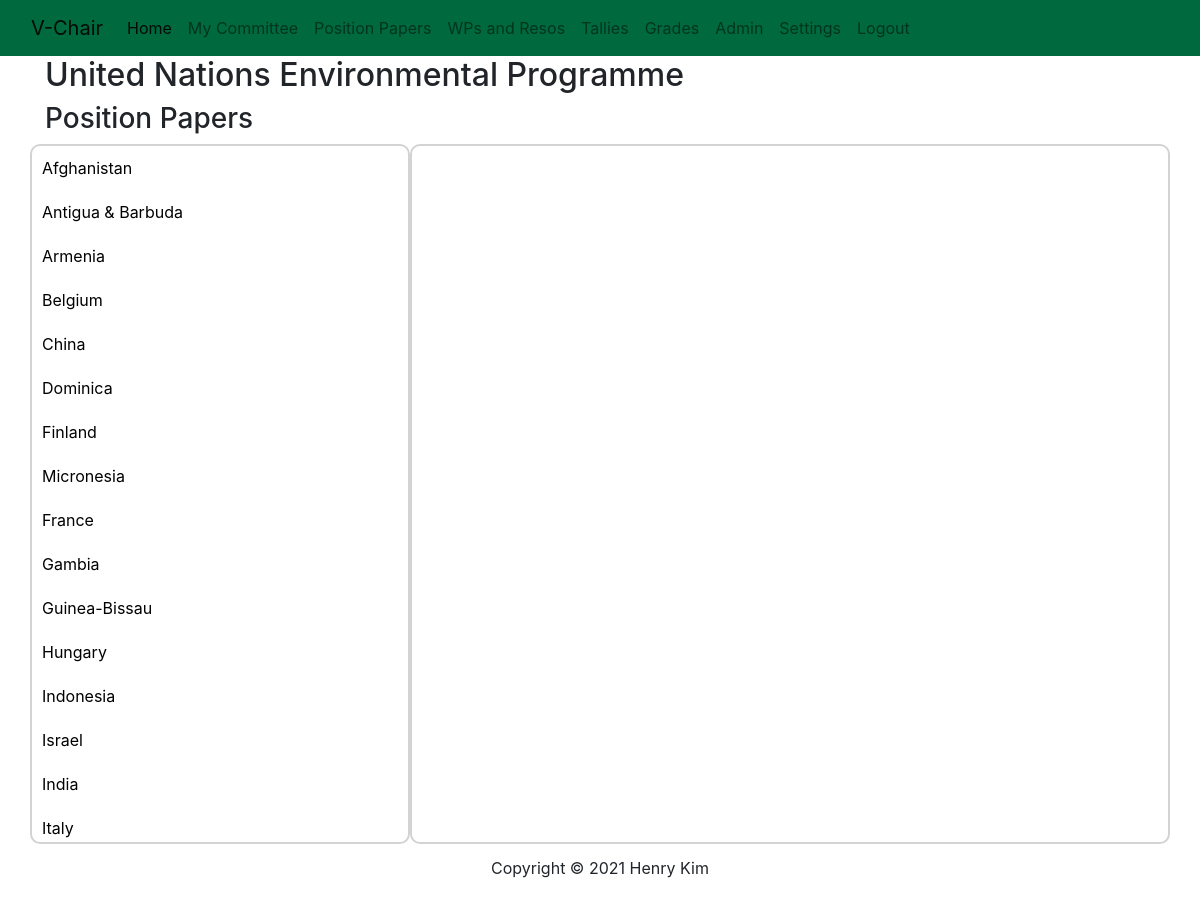
The app's page /dartmun/pospapers/ (signed in), older data.
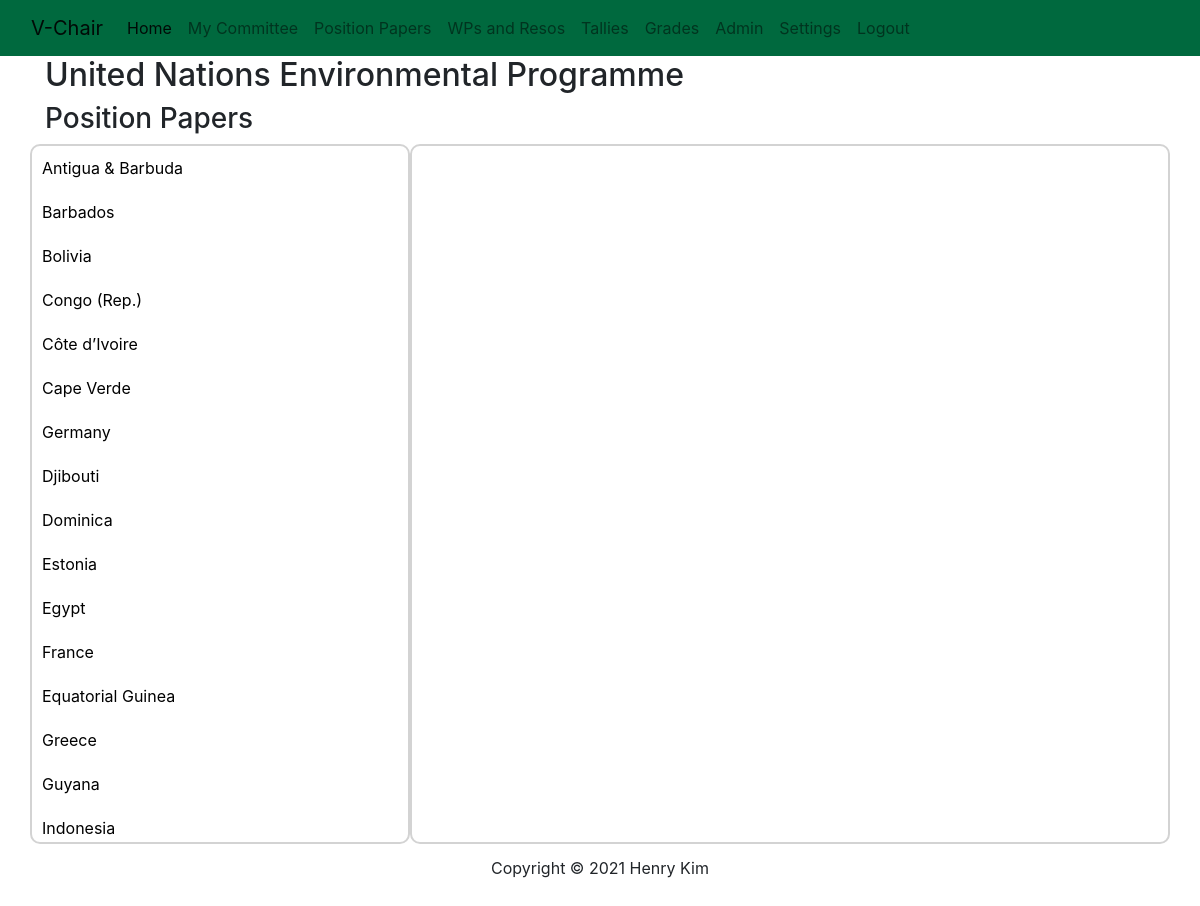
The same page, newer data.
### dartmun/models.py (models this page shows, shortened)
class Committee(models.Model):
    name = models.CharField(max_length=128)
    acronym = models.CharField(max_length=8)
    topics = models.ManyToManyField(Topic)
    people = models.OneToOneField(PeopleManager, null=True, on_delete=models.CASCADE)
    grades = models.OneToOneField(GradesManager, null=True, on_delete=models.CASCADE)
    parli_pro = models.OneToOneField(ParliProManager, null=True, on_delete=models.CASCADE)
    writing = models.OneToOneField(WritingManager, null=True, on_delete=models.CASCADE)

### dartmun/models_people.py (models this page shows, shortened)
class Delegation(models.Model):
    country = CountryField()
    delegates = models.ManyToManyField(Delegate)
    present = models.BooleanField(null=True)
    voting = models.BooleanField(null=True)

### dartmun/views_pospapers.py (the view)
# urls.py: path('pospapers/', views.pospapers, name='pospapers'),
@login_required
def pospapers(request):
    context = get_context(request)
    if not request.user.is_staff:
        context = delegation_paper_context(context, request)
    return render(request, 'dartmun/pospapers.html', context)

### dartmun/models_parlipro_manager.py (called while the page is built)
    def caucus_over(self):
        if self.current_mode and self.current_mode.acronym == "Unmod" and self.caucus.caucus_over():
            self.current_mode = DebateMode.objects.get(acronym="Open")
        self.save()

### dartmun/models_people_manager.py (called while the page is built)
    def sorted_all_delegations(self):
        return self.delegations.all().order_by('country')

    def sorted_present_delegations(self):
        if self.number_present:
            return self.delegations.filter(present=True).order_by('country')
        else:
            return None

### dartmun/views_context.py (called while the page is built)
def get_committee(request):
    if request.user.is_staff:
        chair = Chair.objects.get(user=request.user)
        try:
            cd = CommitteeDirector.objects.get(chair=chair)
            manager = PeopleManager.objects.get(directors=cd)
        except:
            cm = CommitteeManager.objects.get(chair=chair)
            manager = PeopleManager.objects.get(directors=cm)
    else:
        delegate = Delegate.objects.get(user=request.user)
        delegation = Delegation.objects.get(delegates=delegate)
        manager = PeopleManager.objects.get(delegations=delegation)
    return Committee.objects.get(people=manager)

### dartmun/templates/dartmun/pospapers.html (shortened to what this page needs)
{% extends "./layout.html" %}
{% load static %}
{%  block css %}
    <link rel="stylesheet" type="text/css" href="{% static 'dartmun/css/pospapers.css' %}">
{%  endblock %}
{%  block body %}
    {% if request.user.is_staff %}
        <h2>{{committee.name}}</h2>
    {% else %}
        <h2>{{request.user.get_full_name}}</h2>
    {% endif %}
    <h3>Position Papers</h3>
    <div class="row">
        {% if request.user.is_staff %}
            <div class="col-4" id="country-col">
                {% for delegation in all_delegations %}
                    <a href="{% url 'delegation_papers' delegation.id %}">
                        <div class="row country">
                        {{ delegation.country.name }}
                        </div>
                    </a>
                {% endfor %}
            </div>
        {% endif %}
    {% if request.user.is_staff %}
        <div class="col-8" id="paper-col">
    {% else %}
        <div class="col-12" id="paper-col">
    {% endif %}
        </div>
    </div>
{%  endblock %}

Row changes from the older to the newer data that the page shows:
removed Delegation: country.name "Afghanistan"
removed Delegation: country.name "Armenia"
removed Delegation: country.name "Belgium"
removed Delegation: country.name "China"
removed Delegation: country.name "Finland"
removed Delegation: country.name "Micronesia"
removed Delegation: country.name "Gambia"
removed Delegation: country.name "Guinea-Bissau"
removed Delegation: country.name "Hungary"
removed Delegation: country.name "Israel"
removed Delegation: country.name "India"
removed Delegation: country.name "Italy"
added Delegation: country.name "Barbados"
added Delegation: country.name "Bolivia"
added Delegation: country.name "Congo (Rep.)"
added Delegation: country.name "Côte d’Ivoire"
added Delegation: country.name "Cape Verde"
added Delegation: country.name "Germany"
added Delegation: country.name "Djibouti"
added Delegation: country.name "Estonia"
added Delegation: country.name "Egypt"
added Delegation: country.name "Equatorial Guinea"
added Delegation: country.name "Greece"
added Delegation: country.name "Guyana"
